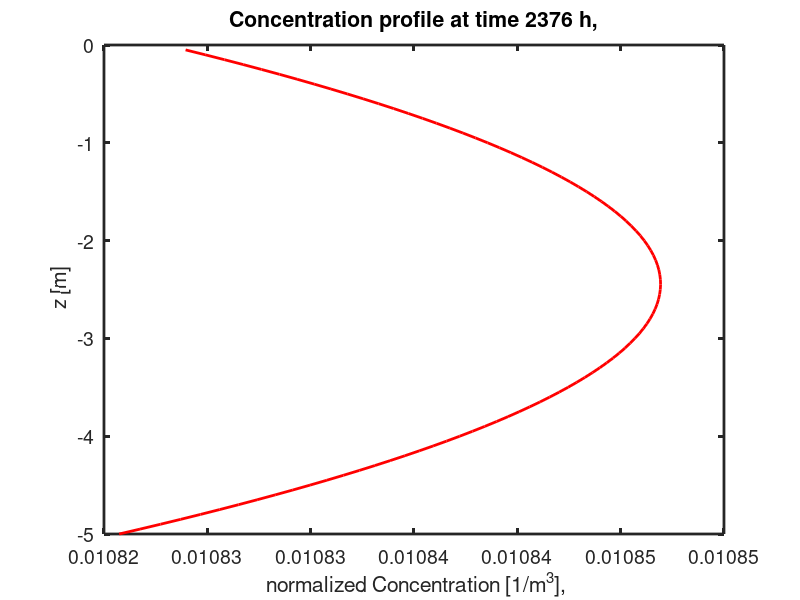
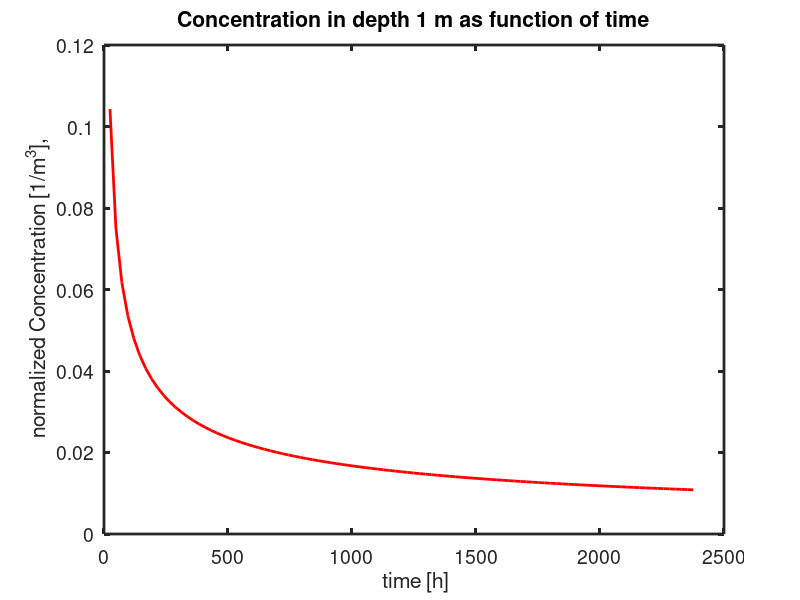

The MATLAB script that drew these images, in order:
% Simulates solute transport under steady state conditions

clear all;
close all;

% set model parameters
D=7.9e-5;    % dispersion coefficient m^2/s -> come from tracer experiments (method of moments)
v=1e-7/0.35 ;    % average transport velocity m/s -> come from tracer experiments (method of moments)
Z_fix=1;   % select depth for plotting C(Z_fix,time)
dt= 1*86400;% timestep with in s
max_time= 100*86400; % maximum transport time s
dz=0.05; %grid  size m
maxz=5; %maximum depth m
z_crit=Z_fix; %critical depth

z=[0+dz:dz:maxz]'; % simulation grid
C_sim_cons=zeros(length(z),floor(max_time/dt)); % transport of the conservative tracer allocate memory

%time=zeros((max_time/dt),1);

% Initialise transport time
t_trans=0; %s

figure;
n=1; %set counter for movieframe

while t_trans < max_time;
time(n)=t_trans;
for i=1:length(z)
   C_sim_cons(i,n)=1/(sqrt(4*pi*D*t_trans))...
       *exp(-(z(i)-v*t_trans)^2/(4*D*t_trans));

end

plot(C_sim_cons(:,n),-z,'r-','linewidth',2);

hold off;
xlabel(' normalized Concentration [1/m^3],','fontsize',14);
ylabel(' z [m]','fontsize',14);
title(['Concentration profile at time ' num2str(t_trans/3600) ' h,'],'fontsize',14);
set(gca,'fontsize',14,'linewidth',2);
t_trans=t_trans+dt;  % increase transport time 

Mbla(n)=getframe;                  %Frame to capture a movie (sequence of plots) --> if not, plots are not visualized during runtime
n=n+1;                             %increase counter for movieframe
end

idepth=find(abs(z-Z_fix) <0.01);

figure;
h2=plot(time(:)/3600,C_sim_cons(idepth,:),'r-','linewidth',2);
title(['Concentration in depth ' num2str(Z_fix) ' m as function of time'],'fontsize',14);
xlabel(' time [h]','fontsize',14);
ylabel(' normalized Concentration [1/m^3],','fontsize',14);
set(gca,'fontsize',14,'linewidth',2);

